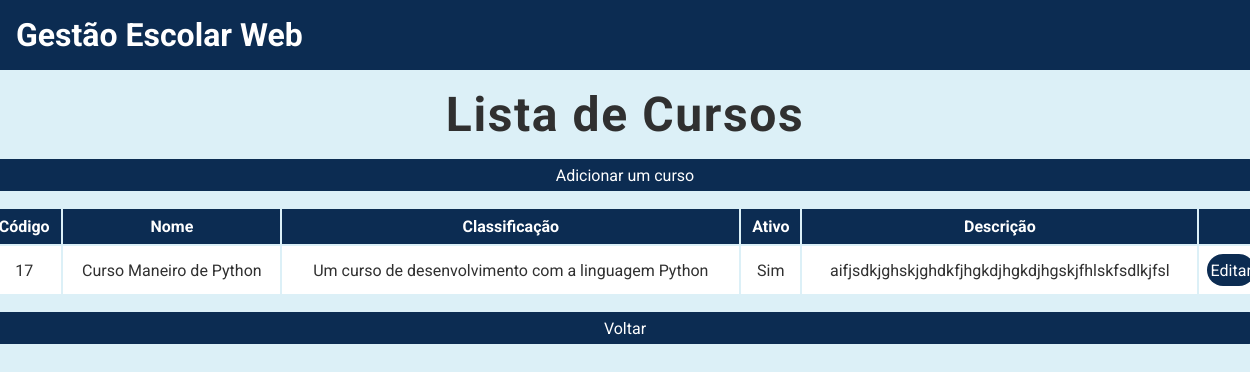
The app's page /listar/cursos with its own data.
### tables this page shows
CREATE TABLE Cursos (codigo INTEGER PRIMARY KEY AUTOINCREMENT, nome VARCHAR (255) NOT NULL, classificacao VARCHAR (255) NOT NULL, ativo BOOLEAN DEFAULT (1), descricao VARCHAR (255));

### main.py (the view)
@app.route("/listar/cursos")
def listar_cursos():
    cursos = Curso.listar()
    return render_template("listar_cursos.html", cursos=cursos)

### curso.py (called while the page is built)
    @classmethod
    def listar(cls):
        conexao = sqlite3.connect("gestao_escolar.db")
        cursor = conexao.cursor()
        sql = """
            SELECT * FROM Cursos
        """
        cursor.execute(sql)
        lista_cursos = cursor.fetchall()
        conexao.close()
        return lista_cursos

### templates/listar_cursos.html
{% extends "base.html" %}
{% block conteudo %}
<div class="conteudo-principal">
    <h2>Lista de Cursos</h2>
    <div class="conteudo-tabela">
        <a href="/cadastro/curso" class="botao-primario"
            >Adicionar um curso</a
        >
        <table>
            <tr>
                <th>Código</th>
                <th>Nome</th>
                <th>Classificação</th>
                <th>Ativo</th>
                <th>Descrição</th>
                <th></th>
            </tr>
            {% if cursos %}
                {% for curso in cursos %}
                <tr>
                    <td>{{ curso[0] }}</td>
                    <td>{{ curso[1] }}</td>
                    <td>{{ curso[2] }}</td>
                    <td>
                        {% if curso[3] == 1 %} Sim {% else %} Não {% endif %}
                    </td>
                    <td>{{ curso[4] }}</td>
                    <td>
                        <a
                            href="/editar/curso/{{ curso[0] }}"
                            class="botao-primario"
                            >Editar</a
                        >
                    </td>
                </tr>
                {% endfor %}
            {% else %}
                <td colspan="6">Sem cursos cadastrados.</td>
            {% endif %}
        </table>
        <a href="/" class="botao-primario">Voltar</a>
    </div>
</div>
{% endblock %}

### static/css/style.css (style rules this page uses)
:root { --azul-fraco: rgb(220, 240, 247); --azul-escuro: rgb(12, 44, 82); --preto: rgb(48, 48, 48); --azul-normal: rgb(94, 157, 200); --verde-normal: rgb(21, 238, 108); }
* { margin: 0; padding: 0; box-sizing: border-box; }
body { font-family: 'Roboto', sans-serif; background: var(--azul-fraco); }
a { text-decoration: none; }
.botao-primario { display: flex; background-color: var(--azul-escuro); color: #fff; width: 100%; text-align: center; justify-content: center; align-items: center; border-radius: 3rem; }
main .conteudo-principal { text-align: center; display: flex; justify-content: center; flex-direction: column; align-items: center; margin-bottom: 2rem; }
main .conteudo-principal h2 { margin: 1rem 0 1rem 0; font-size: 3rem; color: var(--preto); letter-spacing: .1rem; }
main .conteudo-principal .conteudo-tabela { width: 80rem; }
main .conteudo-principal .conteudo-tabela .botao-primario { height: 2rem; font-size: 1rem; font-weight: 400; }
main .conteudo-principal .conteudo-tabela table { margin: 1rem 0 1rem 0; width: 100%; }
main .conteudo-principal .conteudo-tabela table th { background: var(--azul-escuro); color: #fff; padding: 0.5rem; }
main .conteudo-principal .conteudo-tabela table td { background: #fff; color: var(--preto); padding: 0.5rem; }

### records on screen
Cursos: codigo "17", nome "Curso Maneiro de Python", classificacao "Um curso de desenvolvimento com a linguagem Python", ativo "Sim", descricao "aifjsdkjghskjghdkfjhgkdjhgkdjhgskjfhlskfsdlkjfsl"
